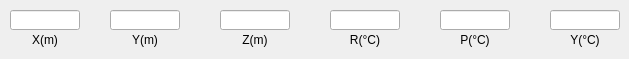
       <widget class="QWidget" name="C4_page">
        <widget class="QLineEdit" name="C41_lineEdit">
         <property name="geometry">
          <rect>
           <x>10</x>
           <y>10</y>
           <width>70</width>
           <height>20</height>
          </rect>
         </property>
        </widget>
        <widget class="QLabel" name="C41_Label">
         <property name="geometry">
          <rect>
           <x>10</x>
           <y>30</y>
           <width>70</width>
           <height>20</height>
          </rect>
         </property>
         <property name="text">
          <string>X(m)</string>
         </property>
         <property name="alignment">
          <set>Qt::AlignCenter</set>
         </property>
        </widget>
        <widget class="QLineEdit" name="C42_lineEdit">
         <property name="geometry">
          <rect>
           <x>110</x>
           <y>10</y>
           <width>70</width>
           <height>20</height>
          </rect>
         </property>
        </widget>
        <widget class="QLabel" name="C42_Label">
         <property name="geometry">
          <rect>
           <x>110</x>
           <y>30</y>
           <width>70</width>
           <height>20</height>
          </rect>
         </property>
         <property name="text">
          <string>Y(m)</string>
         </property>
         <property name="alignment">
          <set>Qt::AlignCenter</set>
         </property>
        </widget>
        <widget class="QLineEdit" name="C43_lineEdit">
         <property name="geometry">
          <rect>
           <x>220</x>
           <y>10</y>
           <width>70</width>
           <height>20</height>
          </rect>
         </property>
        </widget>
        <widget class="QLabel" name="C43_Label">
         <property name="geometry">
          <rect>
           <x>220</x>
           <y>30</y>
           <width>70</width>
           <height>20</height>
          </rect>
         </property>
         <property name="text">
          <string>Z(m)</string>
         </property>
         <property name="alignment">
          <set>Qt::AlignCenter</set>
         </property>
        </widget>
        <widget class="QLineEdit" name="C44_lineEdit">
         <property name="geometry">
          <rect>
           <x>330</x>
           <y>10</y>
           <width>70</width>
           <height>20</height>
          </rect>
         </property>
        </widget>
        <widget class="QLabel" name="C44_Label">
         <property name="geometry">
          <rect>
           <x>330</x>
           <y>30</y>
           <width>70</width>
           <height>20</height>
          </rect>
         </property>
         <property name="text">
          <string>R(°C)</string>
         </property>
         <property name="alignment">
          <set>Qt::AlignCenter</set>
         </property>
        </widget>
        <widget class="QLineEdit" name="C45_lineEdit">
         <property name="geometry">
          <rect>
           <x>440</x>
           <y>10</y>
           <width>70</width>
           <height>20</height>
          </rect>
         </property>
        </widget>
        <widget class="QLabel" name="C45_Label">
         <property name="geometry">
          <rect>
           <x>440</x>
           <y>30</y>
           <width>70</width>
           <height>20</height>
          </rect>
         </property>
         <property name="text">
          <string>P(°C)</string>
         </property>
         <property name="alignment">
          <set>Qt::AlignCenter</set>
         </property>
        </widget>
        <widget class="QLineEdit" name="C46_lineEdit">
         <property name="geometry">
          <rect>
           <x>550</x>
           <y>10</y>
           <width>70</width>
           <height>20</height>
          </rect>
         </property>
        </widget>
        <widget class="QLabel" name="C46_Label">
         <property name="geometry">
          <rect>
           <x>550</x>
           <y>30</y>
           <width>70</width>
           <height>20</height>
          </rect>
         </property>
         <property name="text">
          <string>Y(°C)</string>
         </property>
         <property name="alignment">
          <set>Qt::AlignCenter</set>
         </property>
        </widget>
       </widget>
